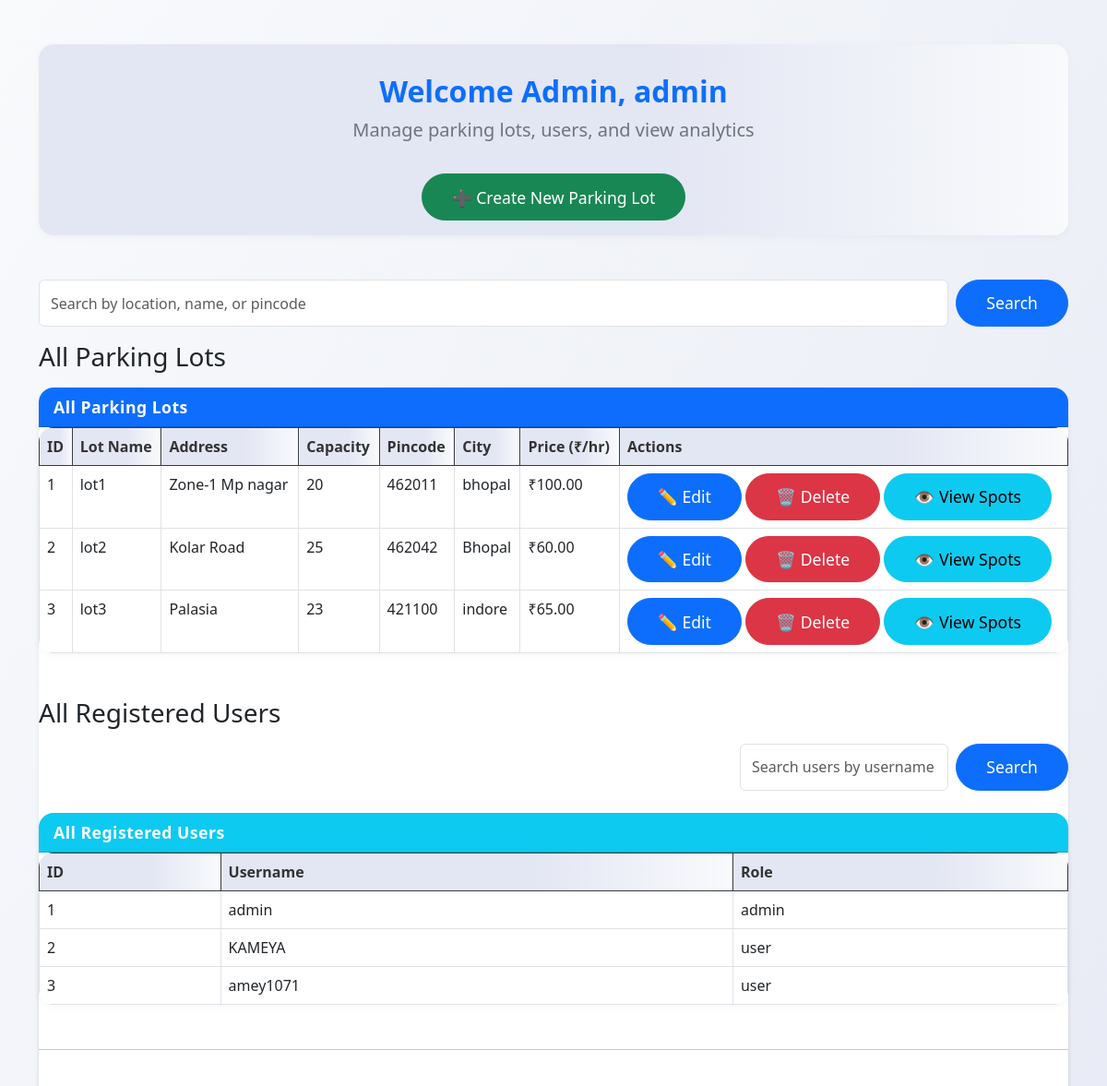
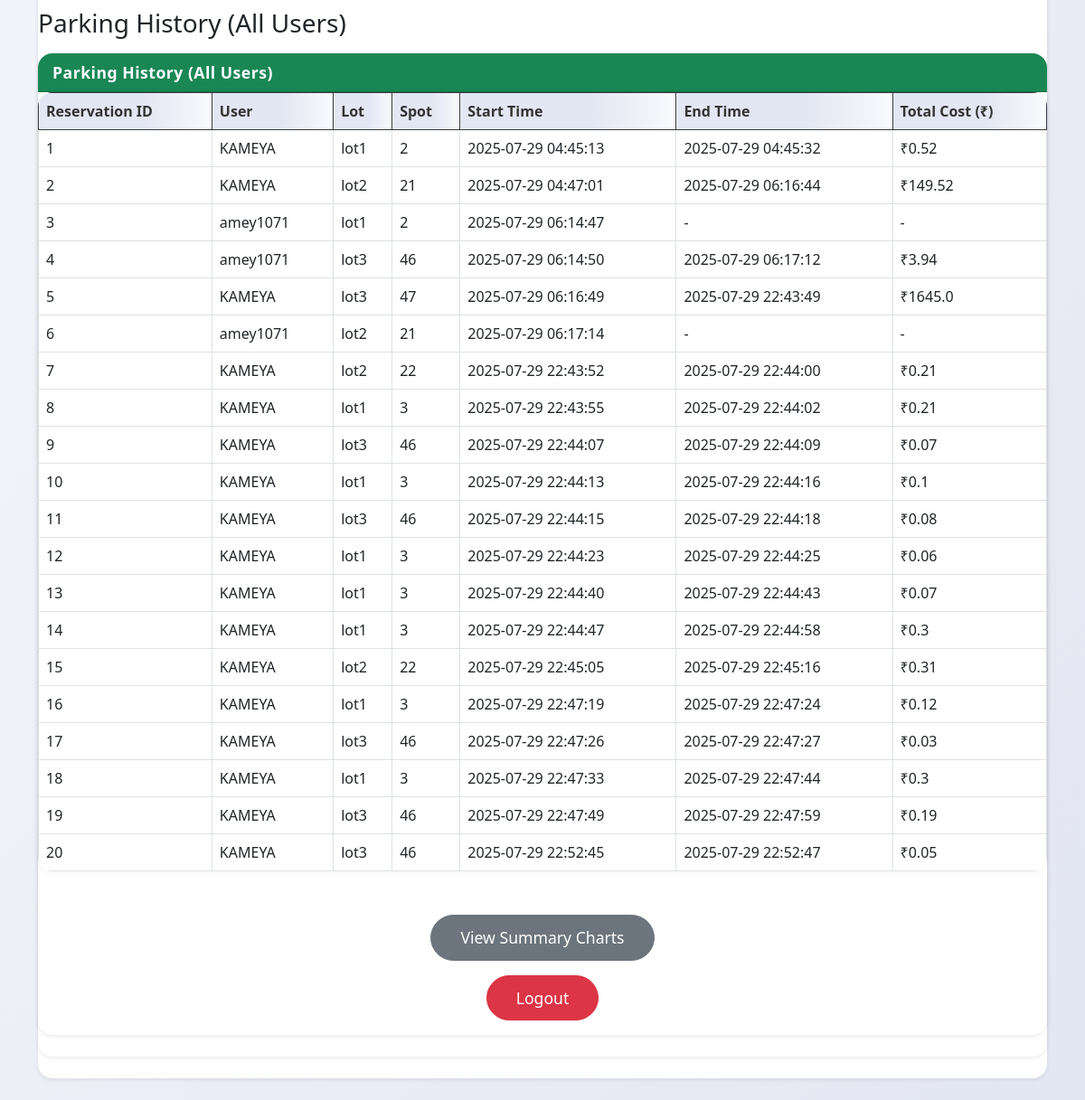
The app's page /admin/dashboard (signed in) with its own data (2 pictures, top to bottom).
### models.py (models this page shows)
class ParkingLot(db.Model):
    id = db.Column(db.Integer, primary_key=True)
    lot_name = db.Column(db.String(100), nullable=False)
    address = db.Column(db.String(200), nullable=True)
    city = db.Column(db.String(100), nullable=True)
    pincode = db.Column(db.String(20), nullable=True)
    capacity = db.Column(db.Integer, nullable=False)
    price = db.Column(db.Float, nullable=False, default=0.0)
    spots = db.relationship('ParkingSpot', backref='lot', lazy=True)

class User(db.Model):
    id = db.Column(db.Integer, primary_key=True)
    username = db.Column(db.String(80), unique=True, nullable=False)
    password = db.Column(db.String(200), nullable=False)
    role = db.Column(db.String(20), nullable=False, default='user')
    reservations = db.relationship('Reservation', backref='user', lazy=True)

class Reservation(db.Model):
    id = db.Column(db.Integer, primary_key=True)
    spot_id = db.Column(db.Integer, db.ForeignKey('parking_spot.id'), nullable=False)
    user_id = db.Column(db.Integer, db.ForeignKey('user.id'), nullable=False)
    parking_timestamp = db.Column(db.DateTime, default=datetime.utcnow)
    leaving_timestamp = db.Column(db.DateTime, nullable=True)
    total_cost = db.Column(db.Float, nullable=True)

class ParkingSpot(db.Model):
    id = db.Column(db.Integer, primary_key=True)
    lot_id = db.Column(db.Integer, db.ForeignKey('parking_lot.id'), nullable=False)
    status = db.Column(db.String(20), default='available')
    booked_by = db.Column(db.String(80), nullable=True)
    reservations = db.relationship('Reservation', backref='spot', lazy=True)  # Changed backref to 'spot'

### app.py (the view)
@app.route('/admin/dashboard')
def admin_dashboard():
    if session.get("role") != "admin":
        flash("Unauthorized access.")
        return redirect("/login")
    search = request.args.get('search', '').strip()
    user_search = request.args.get('user_search', '').strip()
    if search:
        parking_lots = ParkingLot.query.filter(
            (ParkingLot.lot_name.ilike(f'%{search}%')) |
            (ParkingLot.address.ilike(f'%{search}%')) |
            (ParkingLot.pincode.ilike(f'%{search}%')) |
            (ParkingLot.city.ilike(f'%{search}%'))
        ).all()
    else:
        parking_lots = ParkingLot.query.all()
    if user_search:
        users = User.query.filter(User.username.ilike(f'%{user_search}%')).all()
    else:
        users = User.query.all()
    reservations = Reservation.query.all()
    from collections import defaultdict
    lot_names = [lot.lot_name for lot in parking_lots]
    lot_res_counts = defaultdict(int)
    for res in reservations:
        if res.spot and res.spot.lot:
            lot_res_counts[res.spot.lot.lot_name] += 1
    lot_chart_labels = lot_names
    lot_chart_data = [lot_res_counts[name] for name in lot_chart_labels]
    total_revenue = sum(res.total_cost for res in reservations if res.total_cost)
    active_users = len(set(res.user_id for res in reservations if res.leaving_timestamp is None))
    return render_template('admin_dashboard.html', parking_lots=parking_lots, users=users, reservations=reservations, lot_chart_labels=lot_chart_labels, lot_chart_data=lot_chart_data, total_revenue=total_revenue, active_users=active_users)

### templates/admin_dashboard.html (shortened to what this page needs)
<!DOCTYPE html>
<html>
<head>
    <link href="https://cdn.jsdelivr.net/npm/bootstrap@5.3.0/dist/css/bootstrap.min.css" rel="stylesheet">
</head>
<body class="container mt-5">
    <div class="dashboard-header text-center mb-5">
        <h2 class="mb-2 fw-bold text-primary">Welcome Admin, {{ session['username'] }}</h2>
        <p class="lead text-secondary">Manage parking lots, users, and view analytics</p>
        <a href="/admin/create_lot" class="btn btn-success mt-3">➕ Create New Parking Lot</a>
    </div>
    <form method="GET" class="mb-3 d-flex" action="">
        <input type="text" name="search" class="form-control me-2" placeholder="Search by location, name, or pincode" value="{{ request.args.get('search', '') }}">
        <button type="submit" class="btn btn-primary">Search</button>
    </form>
<h3 class="mb-3">All Parking Lots</h3>
{% if parking_lots %}
<div class="card shadow-sm border-0 mb-4">
    <div class="card-header bg-primary text-white fw-bold">All Parking Lots</div>
    <div class="card-body p-0">
        <table class="table table-bordered mb-0">
    <thead class="table-dark">
        <tr>
            <th>ID</th>
            <th>Lot Name</th>
            <th>Address</th>
            <th>Capacity</th>
            <th>Pincode</th>
            <th>City</th>
            <th>Price (₹/hr)</th>
            <th>Actions</th>
        </tr>
    </thead>
    <tbody>
        {% for lot in parking_lots %}
        <tr>
            <td>{{ lot.id }}</td>
            <td>{{ lot.lot_name }}</td>
            <td>{{ lot.address if lot.address else '-' }}</td>
            <td>{{ lot.capacity }}</td>
            <td>{{ lot.pincode if lot.pincode else '-' }}</td>
            <td>{{ lot.city if lot.city else '-' }}</td>
            <td>{{ '₹{:.2f}'.format(lot.price) }}</td>
            <td>
                <a href="/admin/edit_lot/{{ lot.id }}" class="btn btn-primary btn-sm">✏️ Edit</a>
                <form action="/admin/delete_lot/{{ lot.id }}" method="POST" style="display:inline-block;">
                    <button type="submit" class="btn btn-danger btn-sm">🗑️ Delete</button>
                </form>
                <a href="/admin/lot/{{ lot.id }}/spots" class="btn btn-info btn-sm">👁️ View Spots</a>
            </td>
        </tr>
        {% endfor %}
    </tbody>
</table>
{% else %}
<p>No parking lots created yet.</p>
{% endif %}
    <h3 class="mb-3 mt-5">All Registered Users</h3>
    <div class="row mb-4 justify-content-end">
        <div class="col-md-6 col-lg-4">
            <form method="GET" class="d-flex" action="">
                <input type="text" name="user_search" class="form-control me-2" placeholder="Search users by username" value="{{ request.args.get('user_search', '') }}">
                <button type="submit" class="btn btn-primary">Search</button>
            </form>
        </div>
    </div>
    {% if users %}
    <div class="card shadow-sm border-0 mb-4">
    <div class="card-header bg-info text-white fw-bold">All Registered Users</div>
        <div class="card-body p-0">
            <table class="table table-bordered mb-0">
        <thead class="table-dark">
            <tr>
                <th>ID</th>
                <th>Username</th>
                <th>Role</th>
            </tr>
        </thead>
        <tbody>
            {% for user in users %}
            <tr>
                <td>{{ user.id }}</td>
                <td>{{ user.username }}</td>
                <td>{{ user.role }}</td>
            </tr>
            {% endfor %}
        </tbody>
    </table>
    {% else %}
    <p>No registered users found.</p>
    {% endif %}
    <hr class="my-5">
    <h3 class="mb-3 mt-5">Parking History (All Users)</h3>
    {% if reservations %}
<div class="card shadow-sm border-0 mb-4">
    <div class="card-header bg-success text-white fw-bold">Parking History (All Users)</div>
    <div class="card-body p-0">
        <table class="table table-bordered mb-0">
        <thead class="table-dark">
            <tr>
                <th>Reservation ID</th>
                <th>User</th>
                <th>Lot</th>
                <th>Spot</th>
                <th>Start Time</th>
                <th>End Time</th>
                <th>Total Cost (₹)</th>
            </tr>
        </thead>
        <tbody>
            {% for res in reservations %}
            <tr>
                <td>{{ res.id }}</td>
                <td>{{ res.user.username }}</td>
                <td>{{ res.spot.lot.lot_name if res.spot and res.spot.lot else 'N/A' }}</td>
                <td>{{ res.spot.id if res.spot else 'N/A' }}</td>
                <td>{{ res.parking_timestamp.strftime('%Y-%m-%d %H:%M:%S') }}</td>
                <td>{% if res.leaving_timestamp %}{{ res.leaving_timestamp.strftime('%Y-%m-%d %H:%M:%S') }}{% else %}-{% endif %}</td>
                <td>{% if res.total_cost %}₹{{ res.total_cost }}{% else %}-{% endif %}</td>
            </tr>
            {% endfor %}
        </tbody>
    </table>
    {% else %}
    <p>No parking history found.</p>
    {% endif %}
    <div class="d-flex flex-column align-items-center mt-5 mb-3">
        <a href="/admin_charts" class="btn btn-secondary mb-3">View Summary Charts</a>
        <a href="/logout" class="btn btn-danger">Logout</a>
    </div>
</body>
    </html>

### templates/admin_dashboard.html (style rules this page uses)
body { background: linear-gradient(120deg, #f8fafc 0%, #e3e6f3 100%); }
.dashboard-header { background: linear-gradient(90deg, #e3e6f3 60%, #f8fafc 100%); border-radius: 1rem; box-shadow: 0 2px 8px rgba(0,0,0,0.04); padding: 2rem 1rem 1rem 1rem; margin-bottom: 2rem; }
.card { border-radius: 1rem; box-shadow: 0 2px 8px rgba(0,0,0,0.07); }
.card-header { border-top-left-radius: 1rem !important; border-top-right-radius: 1rem !important; font-size: 1.1rem; letter-spacing: 0.5px; }
.card-body { padding: 1.5rem 1rem; }
.btn-secondary, .btn-info, .btn-success, .btn-danger, .btn-primary { font-size: 1.1rem; padding: 0.7rem 2rem; border-radius: 2rem; }
.table { border-radius: 1rem; overflow: hidden; box-shadow: 0 2px 8px rgba(0,0,0,0.04); }
.table-dark th { background: linear-gradient(90deg, #e3e6f3 60%, #f8fafc 100%); color: #333; }

### records on screen
ParkingLot: id "1", lot_name "lot1", address "Zone-1 Mp nagar", capacity "20", pincode "462011", city "bhopal", price "₹100.00"
ParkingLot: id "2", lot_name "lot2", address "Kolar Road", capacity "25", pincode "462042", city "Bhopal", price "₹60.00"
ParkingLot: id "3", lot_name "lot3", address "Palasia", capacity "23", pincode "421100", city "indore", price "₹65.00"
User: id "1", username "admin", role "admin"
User: id "2", username "KAMEYA", role "user"
User: id "3", username "amey1071", role "user"
Reservation: id "1", user.username "KAMEYA", spot.lot "lot1", spot "2", parking_timestamp "2025-07-29 04:45:13", leaving_timestamp "2025-07-29 04:45:32", total_cost "0.52"
Reservation: id "2", user.username "KAMEYA", spot.lot "lot2", spot "21", parking_timestamp "2025-07-29 04:47:01", leaving_timestamp "2025-07-29 06:16:44", total_cost "149.52"
Reservation: id "3", user.username "amey1071", spot.lot "lot1", spot "2", parking_timestamp "2025-07-29 06:14:47"
Reservation: id "4", user.username "amey1071", spot.lot "lot3", spot "46", parking_timestamp "2025-07-29 06:14:50", leaving_timestamp "2025-07-29 06:17:12", total_cost "3.94"
Reservation: id "5", user.username "KAMEYA", spot.lot "lot3", spot "47", parking_timestamp "2025-07-29 06:16:49", leaving_timestamp "2025-07-29 22:43:49", total_cost "1645.0"
Reservation: id "6", user.username "amey1071", spot.lot "lot2", spot "21", parking_timestamp "2025-07-29 06:17:14"
Reservation: id "7", user.username "KAMEYA", spot.lot "lot2", spot "22", parking_timestamp "2025-07-29 22:43:52", leaving_timestamp "2025-07-29 22:44:00", total_cost "0.21"
Reservation: id "8", user.username "KAMEYA", spot.lot "lot1", spot "3", parking_timestamp "2025-07-29 22:43:55", leaving_timestamp "2025-07-29 22:44:02", total_cost "0.21"
Reservation: id "9", user.username "KAMEYA", spot.lot "lot3", spot "46", parking_timestamp "2025-07-29 22:44:07", leaving_timestamp "2025-07-29 22:44:09", total_cost "0.07"
Reservation: id "10", user.username "KAMEYA", spot.lot "lot1", spot "3", parking_timestamp "2025-07-29 22:44:13", leaving_timestamp "2025-07-29 22:44:16", total_cost "0.1"
Reservation: id "11", user.username "KAMEYA", spot.lot "lot3", spot "46", parking_timestamp "2025-07-29 22:44:15", leaving_timestamp "2025-07-29 22:44:18", total_cost "0.08"
Reservation: id "12", user.username "KAMEYA", spot.lot "lot1", spot "3", parking_timestamp "2025-07-29 22:44:23", leaving_timestamp "2025-07-29 22:44:25", total_cost "0.06"
Reservation: id "13", user.username "KAMEYA", spot.lot "lot1", spot "3", parking_timestamp "2025-07-29 22:44:40", leaving_timestamp "2025-07-29 22:44:43", total_cost "0.07"
Reservation: id "14", user.username "KAMEYA", spot.lot "lot1", spot "3", parking_timestamp "2025-07-29 22:44:47", leaving_timestamp "2025-07-29 22:44:58", total_cost "0.3"
Reservation: id "15", user.username "KAMEYA", spot.lot "lot2", spot "22", parking_timestamp "2025-07-29 22:45:05", leaving_timestamp "2025-07-29 22:45:16", total_cost "0.31"
Reservation: id "16", user.username "KAMEYA", spot.lot "lot1", spot "3", parking_timestamp "2025-07-29 22:47:19", leaving_timestamp "2025-07-29 22:47:24", total_cost "0.12"
Reservation: id "17", user.username "KAMEYA", spot.lot "lot3", spot "46", parking_timestamp "2025-07-29 22:47:26", leaving_timestamp "2025-07-29 22:47:27", total_cost "0.03"
Reservation: id "18", user.username "KAMEYA", spot.lot "lot1", spot "3", parking_timestamp "2025-07-29 22:47:33", leaving_timestamp "2025-07-29 22:47:44", total_cost "0.3"
Reservation: id "19", user.username "KAMEYA", spot.lot "lot3", spot "46", parking_timestamp "2025-07-29 22:47:49", leaving_timestamp "2025-07-29 22:47:59", total_cost "0.19"
Reservation: id "20", user.username "KAMEYA", spot.lot "lot3", spot "46", parking_timestamp "2025-07-29 22:52:45", leaving_timestamp "2025-07-29 22:52:47", total_cost "0.05"

### other values on screen
{{ session['username'] }} "admin"
